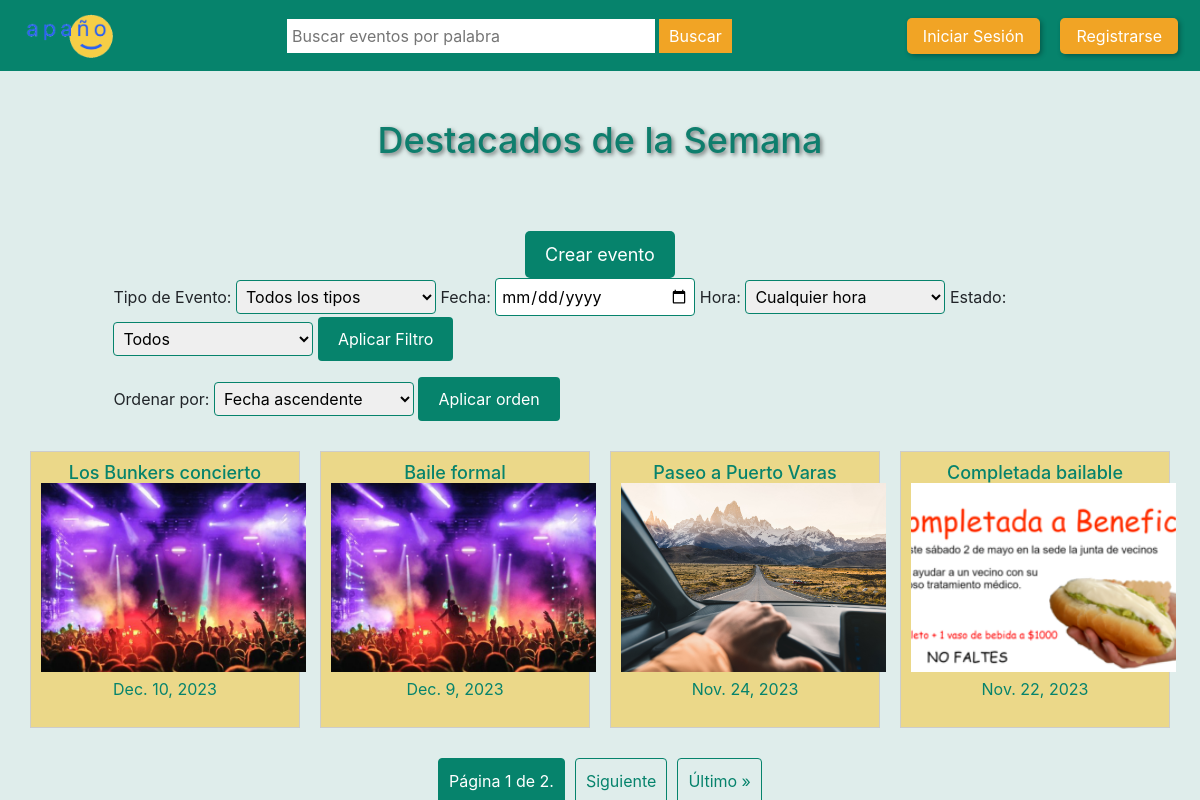
Page /eventos-destacados-logged/ on the committed database.
### perfil_apagno_app/models.py (models this page shows, shortened)
class nuevoEvento(models.Model):
    nombre = models.CharField(max_length=100)
    host = models.ForeignKey(User, on_delete=models.CASCADE)
    fecha = models.DateField(default=timezone.now().strftime("%Y-%m-%d"))
    hora = models.TimeField(default=timezone.now().strftime("%H:%M"))
    lugar = models.CharField(max_length=100)
    descripcion = models.CharField(max_length=250, blank=True)
    categoria = models.ForeignKey(Categorias, default='Sin categoria', on_delete=models.CASCADE)
    imagen = models.ImageField(upload_to='eventos_images/', blank=True)
    asistentes = models.ManyToManyField(User, related_name='eventos_asistir', blank=True)

### apagno_app/views.py (the view, shortened to what this page needs)
# urls.py: path('eventos-destacados-logged/', destacados_logged, name='destacados_logged'),
def destacados_logged(request):
    eventos = nuevoEvento.objects.all()
    categorias = Categorias.objects.all()
    categoria_filtro = request.GET.get('tipo', '')
    fecha_filtro = request.GET.get('fecha', '')
    hora_filtro = request.GET.get('hora', '')
    estado_filtro = request.GET.get('estado', '')
    ahora = datetime.now()  # Se define la fecha y horas actuales
    eventos_originales = nuevoEvento.objects.all()
    if categoria_filtro:
        eventos_originales = eventos_originales.filter(categoria__nombre=categoria_filtro)
    if fecha_filtro:
        eventos_originales = eventos_originales.filter(fecha=fecha_filtro)
    if estado_filtro == "terminado":
        eventos_originales = eventos_originales.filter(fecha__lt=ahora.date())
        eventos_originales = eventos_originales.exclude(fecha=ahora.date(), hora__gt=ahora.time())
    elif estado_filtro == "sin_comenzar":
        eventos_originales = eventos_originales.filter(fecha__gt=ahora.date())
        eventos_originales = eventos_originales.exclude(fecha=ahora.date(), hora__lte=ahora.time())
    if request.method == "GET":
        orden = request.GET.get('orden')
        if orden == 'fecha_asc':
            eventos_originales = eventos_originales.order_by('fecha')
        elif orden == 'fecha_desc':
            eventos_originales = eventos_originales.order_by('-fecha')
        else:
            eventos_originales = eventos_originales.order_by('-fecha')
    paginator = Paginator(eventos_originales, 4)  # 10 eventos por página
    page = request.GET.get('page', 1)
    try:
        eventos_paginados = paginator.page(page)
    except PageNotAnInteger:
        eventos_paginados = paginator.page(1)
    except EmptyPage:
        eventos_paginados = paginator.page(paginator.num_pages)
    return render(request, "destacados.html", {'eventos': eventos_paginados,'categorias': categorias})

### perfil_apagno_app/models.py (called while the page is built)
    def __str__(self):
        return self.nombre

### perfil_apagno_app/templates/destacados.html (shortened to what this page needs)
<link rel="stylesheet" href="https://maxcdn.bootstrapcdn.com/bootstrap/4.5.2/css/bootstrap.min.css">
{% extends "base.html" %}
{% load static %}
{% block extra_css %}
    <link rel="stylesheet" href="https://stackpath.bootstrapcdn.com/bootstrap/4.5.2/css/bootstrap.min.css">
    <link rel="stylesheet" type="text/css" href="{% static 'style/destacados.css' %}">
    <link rel="stylesheet" type="text/css" href="{% static 'style/style.css' %}">
{% endblock %}
{% block content %}
    <div class="py-5 text-center">
        <h2 class="display" style="font-size: 36px; color: #0e7e6d; margin-bottom: 20px; text-align: center; text-shadow: 2px 2px 4px rgba(0, 0, 0, 0.5);">Destacados de la Semana</h2>
    </div>
    <div class="crear-evento">
        <button id='mostrar-mas' type="submit" data-toggle="modal" data-target="#creacionModal" > Crear evento</button>
    </div>
        <div class="form-group">
            <form method="GET" action="{% url 'destacados_logged' %}">
                    <label for="tipo">Tipo de Evento:</label>
                    <select name="tipo" id="tipo" class="select-input">
                        <option value="">Todos los tipos</option>
                    </select>
                    <label for="fecha">Fecha:</label>
                    <input type="date" name="fecha" id="fecha" class="date-input">
                    <label for="hora">Hora:</label>
                    <select name="hora" id="hora" class="select-input">
                        <option value="">Cualquier hora</option>
                    </select>
                    <label for="estado">Estado:</label>
                    <select name="estado" id="estado" class="select-input">
                        <option value="">Todos</option>
                    </select>
                <button type="submit" class="submit-button">Aplicar Filtro</button>
            </form>
        </div>
        <div class="form-group">
            <form method="GET" id="orden_form" action="{% url 'destacados_logged' %}">
                <label for="orden">Ordenar por:</label>
                <select name="orden" id="orden" class="select-input">
                    <option value="fecha_asc">Fecha ascendente</option>
                </select>
                <button type="submit" class="submit-button">Aplicar orden</button>
            </form>
        </div>
    <div id="eventos-container" class="eventos-container">
        {% for evento in eventos %}
            <div class="evento">
                <h3>{{ evento.nombre }}</h3>
                <img src="{{ evento.imagen.url }}" alt="{{ evento.nombre }}" data-toggle="modal" data-target="#eventoModal"
                data-id="{{ evento.id }}"
                data-nombre="{{ evento.nombre }}" data-fecha="{{ evento.fecha }}" data-hora="{{ evento.hora }}" data-descripcion="{{ evento.descripcion }}"
                data-host="{{ evento.host }}" data-lugar="{{ evento.lugar }}" data-categoria="{{ evento.categoria }}">
                <p>{{ evento.fecha }}</p>
            </div>
        {% endfor %}
    </div>
    <div class="pagination" style="display: flex; justify-content: center; margin-top: 20px;">
        <span class="step-links">
            <span class="current" style="color: #fff; background-color: #06836c; padding: 10px; border: 1px solid #06836c; border-radius: 4px; margin: 0 5px;">
                Página {{ eventos.number }} de {{ eventos.paginator.num_pages }}.
            </span>
            {% if eventos.has_next %}
                <a href="?page={{ eventos.next_page_number }}" style="color: #06836c; padding: 10px; text-decoration: none; border: 1px solid #06836c; border-radius: 4px; margin: 0 5px;">Siguiente</a>
                <a href="?page={{ eventos.paginator.num_pages }}" style="color: #06836c; padding: 10px; text-decoration: none; border: 1px solid #06836c; border-radius: 4px; margin: 0 5px;">Último &raquo;</a>
            {% endif %}
        </span>
</div>
{% endblock %}

### perfil_apagno_app/static/style/destacados.css (style rules this page uses)
body { margin: 0; padding: 0; background-color: #dfedeb; }
.eventos-container { display: flex; flex-wrap: wrap; justify-content: space-between; margin: 20px; }
.evento { width: calc(25% - 20px); background-color: #ebd889; border: 1px solid #ccc; margin: 10px; padding: 10px; text-align: center; }
.evento h3 { font-size: 18px; color: #06836c; margin: 0; }
.evento img { width: 7cm; height: 5cm; object-fit: cover; }
.evento p { color: #06836c; margin: 5px 0; }
#mostrar-mas { display: block; margin: 0 auto; background-color: #06836c; color: #fff; padding: 10px 20px; font-size: 18px; border: none; cursor: pointer; border-radius: 5px; }
.form-group { margin-left: 3cm; }
.select-input { width: 200px; padding: 5px; border: 1px solid #06836c; border-radius: 4px; }
.date-input { width: 200px; padding: 5px; border: 1px solid #06836c; border-radius: 4px; }
.submit-button { background-color: #06836c; color: #fff; padding: 10px 20px; border: none; border-radius: 4px; cursor: pointer; }
.pagination { display: flex; justify-content: center; margin-top: 20px; }
.step-links { display: flex; list-style: none; padding: 0; }
.step-links a { color: #06836c; padding: 10px; text-decoration: none; border: 1px solid #06836c; border-radius: 4px; margin: 0 5px; }
.step-links .current { color: #fff; background-color: #06836c; padding: 10px; border: 1px solid #06836c; border-radius: 4px; margin: 0 5px; }

### rows in the picture
nuevoEvento: nombre "Los Bunkers concierto", imagen (picture), fecha "Dec. 10, 2023"
nuevoEvento: nombre "Baile formal", imagen (picture), fecha "Dec. 9, 2023"
nuevoEvento: nombre "Paseo a Puerto Varas", imagen (picture), fecha "Nov. 24, 2023"
nuevoEvento: nombre "Completada bailable", imagen (picture), fecha "Nov. 22, 2023"

### other values in the picture
{{ eventos.number }} "1"
{{ eventos.paginator.num_pages }} "2"
